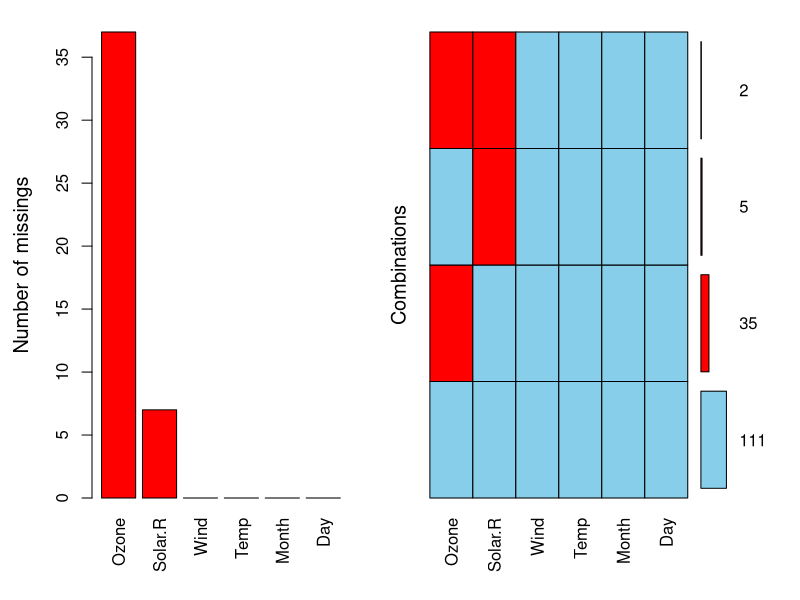
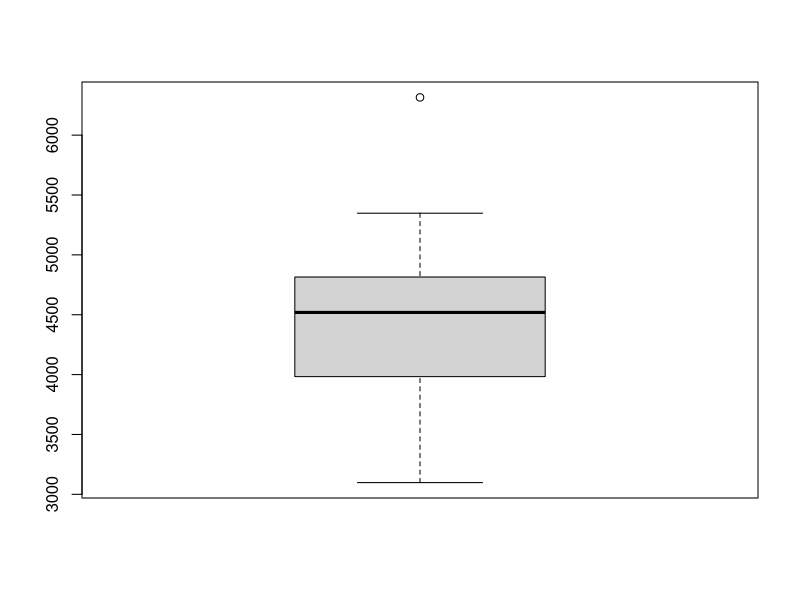
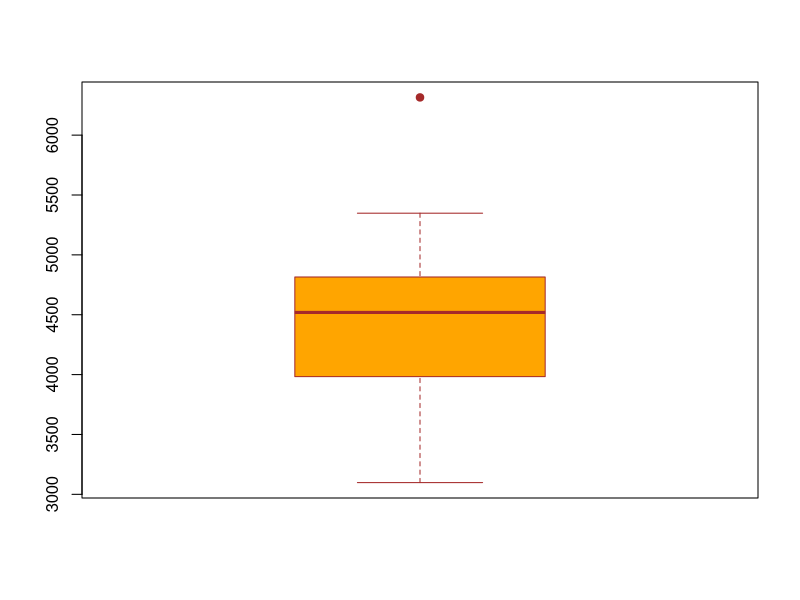
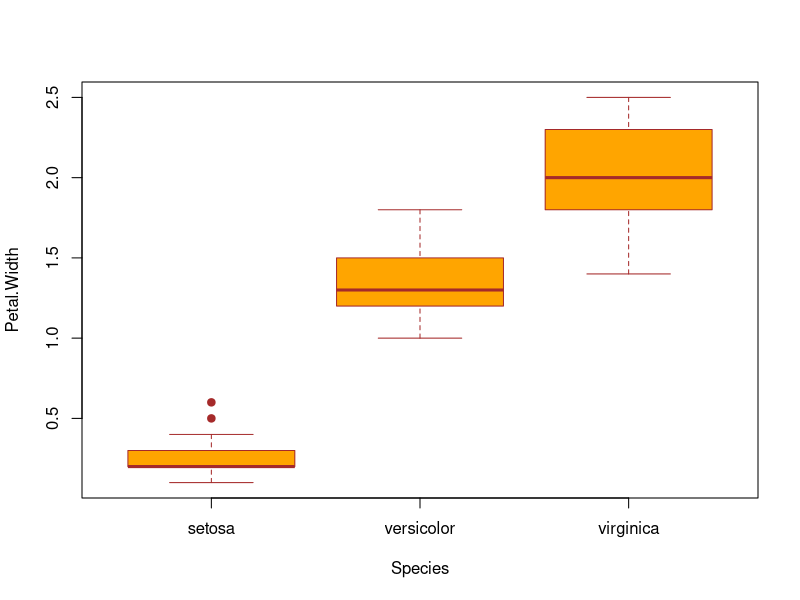
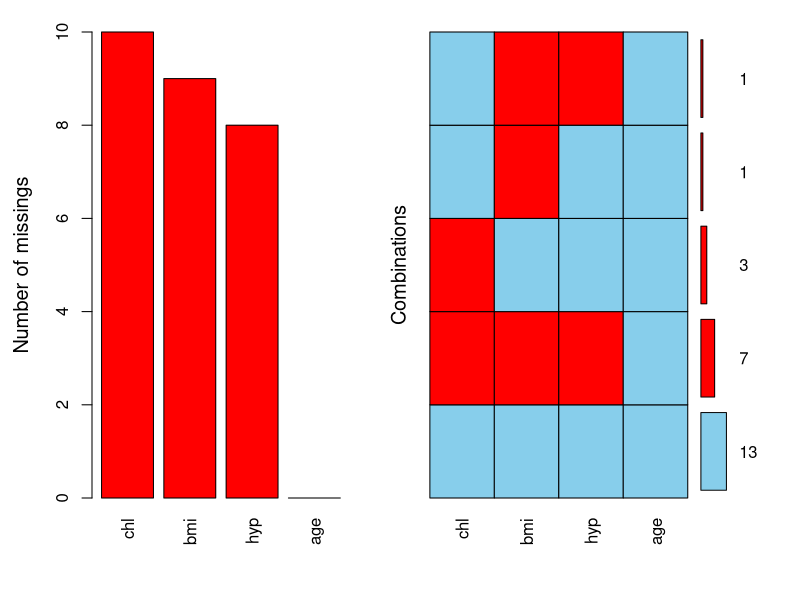
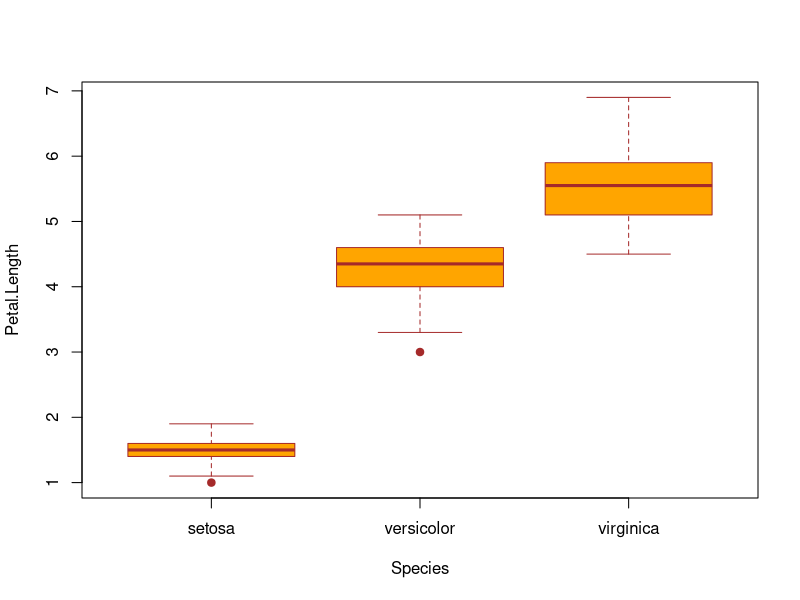

The R source for these figures, in order:
# Unit 7. Data Preprocessing (1) Missing Values and Anormalies 

x <- c(45, NA, 87, 63, 55, NA, 72, 61, 59, 68)
x

mean(x)
mean(x, na.rm = T)

var(x, na.rm = T)
sd(x, na.rm = T)

x <- c(45, NA, 87, 63, 55, NA, 72, 61, 59, 68)
is.na(x)
x[is.na(x)]
x[!is.na(x)]

x[is.na(x)] <- mean(x, na.rm = T)
x

?airquality
str(airquality)

df <- airquality
complete.cases(df)
df[complete.cases(df), ]
df[!complete.cases(df), ]

sum(is.na(df$Ozone))
sum(is.na(df$Solar.R))
sum(is.na(df$Solar.R) & is.na(df$Ozone))

sum(!complete.cases(df))
mean(!complete.cases(df))

library(VIM)
?VIM
?aggr
aggr(airquality, prop = F, numbers = T, sortVar = T)

airquality[complete.cases(airquality), ]
df <- na.omit(airquality)
str(df)
nrow(airquality[complete.cases(airquality), ])

library(mice)
?mice

result <- mice(airquality, method="mean", m = 2, maxit = 2)
result$imp$Ozone
result$imp$Solar.R
result$imp$Wind

df <- data.frame(state.x77)
?boxplot
boxplot(df$Income)
boxplot(df$Income, pch = 19, col = "orange", border = "brown")

boxplot.stats(df$Income)
outlier <- boxplot.stats(df$Income)
df[df$Income == outlier$out, ]

df <- data.frame(state.x77)
nrow(df)
df[df$Income == outlier$out, ] <- NA
df[!complete.cases(df), ]
df.no.outlier <- na.omit(df)
nrow(df.no.outlier)

boxplot(Petal.Width ~ Species, data = iris, 
        pch = 19, col = "orange", border = "brown")

df <- with(iris, iris[Species == "setosa", ])
boxplot.stats(df$Petal.Width)
outlier <- boxplot.stats(df$Petal.Width)$out
df[df$Petal.Width %in% outlier, ] <- NA
df.no.outlier <- na.omit(df)
nrow(df.no.outlier)


# exercise 7.1

library(mice)
?nhanes
str(nhanes)
nhanes[complete.cases(nhanes), ]
nhanes[!complete.cases(nhanes), ]

sum(is.na(nhanes$bmi))
sum(is.na(nhanes$hyp))
sum(is.na(nhanes$chl))

library(VIM)
aggr(nhanes, prop = F, numbers = T, sortVar = T)


# exercise 7.2
boxplot(Petal.Length ~ Species, data = iris, 
        pch = 19, col = "orange", border = "brown")

df.set <- iris[iris$Species == "setosa", ]
df.ver <- iris[iris$Species == "versicolor", ]
out.set <- boxplot.stats(df.set$Petal.Length)$out
out.set
out.ver <- boxplot.stats(df.ver$Petal.Length)$out
out.ver
df <- iris
df[df$Petal.Length %in% out.set, ] <- NA
df[df$Petal.Length %in% out.ver, ] <- NA
df[!complete.cases(df), ]
df.na.omit <- na.omit(df)
str(df.na.omit)
df[!complete.cases(df.na.omit), ]
